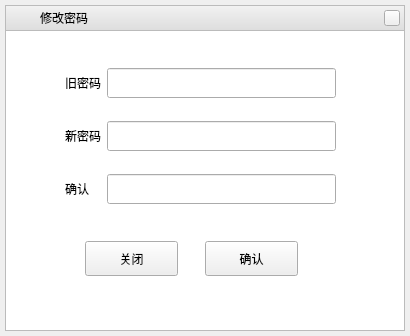
<?xml version="1.0" encoding="UTF-8"?>
<ui version="4.0">
 <class>ib_changePassword</class>
 <widget class="QWidget" name="ib_changePassword">
  <property name="geometry">
   <rect>
    <x>0</x>
    <y>0</y>
    <width>410</width>
    <height>336</height>
   </rect>
  </property>
  <property name="windowTitle">
   <string>Form</string>
  </property>
  <layout class="QVBoxLayout" name="verticalLayout">
   <property name="spacing">
    <number>0</number>
   </property>
   <property name="leftMargin">
    <number>5</number>
   </property>
   <property name="topMargin">
    <number>5</number>
   </property>
   <property name="rightMargin">
    <number>5</number>
   </property>
   <property name="bottomMargin">
    <number>5</number>
   </property>
   <item>
    <widget class="QWidget" name="changepassword_bar" native="true">
     <property name="minimumSize">
      <size>
       <width>0</width>
       <height>26</height>
      </size>
     </property>
     <property name="maximumSize">
      <size>
       <width>16777215</width>
       <height>26</height>
      </size>
     </property>
     <property name="styleSheet">
      <string notr="true">QWidget#changepassword_bar {
    border-style:solid;
	border-width:1px;
	border-color:rgb(187, 187, 187);
    background-color: qlineargradient(x1:0, y1:0, x2:0, y2:1, stop:0 rgb(242, 242, 242), stop:1 rgb(221, 221, 221));
}</string>
     </property>
     <layout class="QHBoxLayout" name="horizontalLayout">
      <property name="spacing">
       <number>5</number>
      </property>
      <property name="leftMargin">
       <number>5</number>
      </property>
      <property name="topMargin">
       <number>0</number>
      </property>
      <property name="rightMargin">
       <number>5</number>
      </property>
      <property name="bottomMargin">
       <number>0</number>
      </property>
      <item>
       <widget class="QLabel" name="lb_icon">
        <property name="minimumSize">
         <size>
          <width>25</width>
          <height>24</height>
         </size>
        </property>
        <property name="maximumSize">
         <size>
          <width>16777215</width>
          <height>26</height>
         </size>
        </property>
        <property name="text">
         <string/>
        </property>
        <property name="pixmap">
         <pixmap resource="res.qrc">:/Images/logo.png</pixmap>
        </property>
       </widget>
      </item>
      <item>
       <widget class="QLabel" name="lb_changepassword">
        <property name="text">
         <string>修改密码</string>
        </property>
       </widget>
      </item>
      <item>
       <spacer name="hs_bar">
        <property name="orientation">
         <enum>Qt::Horizontal</enum>
        </property>
        <property name="sizeHint" stdset="0">
         <size>
          <width>40</width>
          <height>20</height>
         </size>
        </property>
       </spacer>
      </item>
      <item>
       <widget class="QPushButton" name="btn_close">
        <property name="minimumSize">
         <size>
          <width>16</width>
          <height>16</height>
         </size>
        </property>
        <property name="maximumSize">
         <size>
          <width>16</width>
          <height>16</height>
         </size>
        </property>
        <property name="text">
         <string/>
        </property>
       </widget>
      </item>
     </layout>
    </widget>
   </item>
   <item>
    <widget class="QWidget" name="combination" native="true">
     <property name="minimumSize">
      <size>
       <width>400</width>
       <height>300</height>
      </size>
     </property>
     <property name="maximumSize">
      <size>
       <width>400</width>
       <height>300</height>
      </size>
     </property>
     <property name="styleSheet">
      <string notr="true">QWidget#combination {
    border-style:solid;
	border-width:1px;
	border-color:rgb(187, 187, 187);
    background-color: white;
    border-top: none;
}</string>
     </property>
     <widget class="QPushButton" name="btn_confirm">
      <property name="geometry">
       <rect>
        <x>200</x>
        <y>210</y>
        <width>93</width>
        <height>35</height>
       </rect>
      </property>
      <property name="text">
       <string>确认</string>
      </property>
     </widget>
     <widget class="QPushButton" name="btn_clo">
      <property name="geometry">
       <rect>
        <x>80</x>
        <y>210</y>
        <width>93</width>
        <height>35</height>
       </rect>
      </property>
      <property name="text">
       <string>关闭</string>
      </property>
     </widget>
     <widget class="QWidget" name="widget" native="true">
      <property name="geometry">
       <rect>
        <x>60</x>
        <y>20</y>
        <width>271</width>
        <height>171</height>
       </rect>
      </property>
      <layout class="QGridLayout" name="gridLayout">
       <item row="0" column="0">
        <widget class="QLabel" name="lb_old">
         <property name="text">
          <string>旧密码</string>
         </property>
        </widget>
       </item>
       <item row="0" column="1">
        <widget class="QLineEdit" name="le_old">
         <property name="minimumSize">
          <size>
           <width>0</width>
           <height>30</height>
          </size>
         </property>
         <property name="echoMode">
          <enum>QLineEdit::Password</enum>
         </property>
        </widget>
       </item>
       <item row="1" column="0">
        <widget class="QLabel" name="lb_new">
         <property name="text">
          <string>新密码</string>
         </property>
        </widget>
       </item>
       <item row="1" column="1">
        <widget class="QLineEdit" name="le_new">
         <property name="minimumSize">
          <size>
           <width>0</width>
           <height>30</height>
          </size>
         </property>
         <property name="echoMode">
          <enum>QLineEdit::Password</enum>
         </property>
        </widget>
       </item>
       <item row="2" column="0">
        <widget class="QLabel" name="lb_confirm">
         <property name="text">
          <string>确认</string>
         </property>
        </widget>
       </item>
       <item row="2" column="1">
        <widget class="QLineEdit" name="le_confirm">
         <property name="minimumSize">
          <size>
           <width>0</width>
           <height>30</height>
          </size>
         </property>
         <property name="echoMode">
          <enum>QLineEdit::Password</enum>
         </property>
        </widget>
       </item>
      </layout>
     </widget>
    </widget>
   </item>
  </layout>
 </widget>
 <resources>
  <include location="res.qrc"/>
 </resources>
 <connections/>
</ui>
